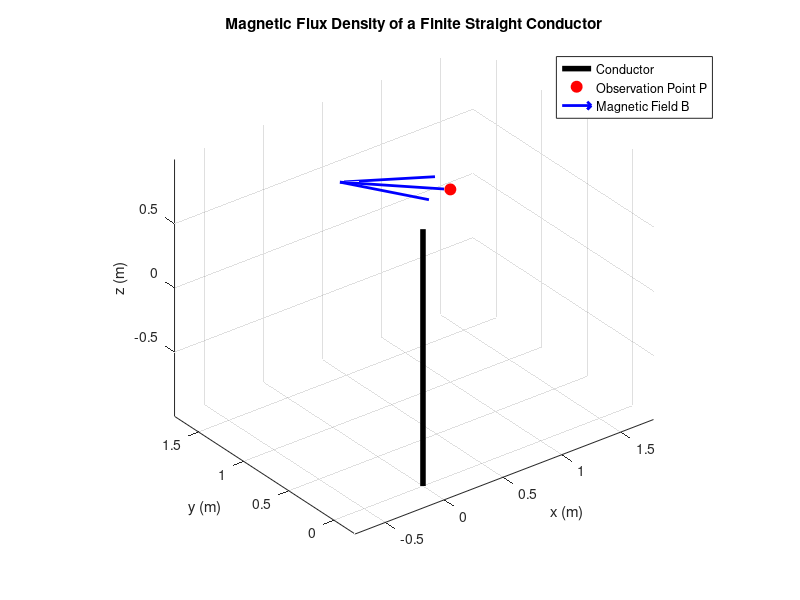

Here is the MATLAB script that generated this plot:
%% Magnetic flux density of a finite straight conductor
clear; clc; close all;

% ---------------- Parameters ----------------
mu0 = 4*pi*1e-7;       % Permeability of free space (H/m)

I = 10;                % Current (A)
l = 2;                 % Conductor length (m)

% Position of conductor center A = (Ax, Ay, Az)
Ax = 0;
Ay = 0;
Az = 0;

% Observation point P = (Px, Py, Pz)
Px = 1;
Py = 1;
Pz = 0.5;

% ---------------- Numerical integration ----------------
N = 1000;                         % Number of current elements
z1 = Az - l/2;
z2 = Az + l/2;

z = linspace(z1,z2,N);
dz = z(2)-z(1);

% Current element positions
rx = Ax * ones(1,N);
ry = Ay * ones(1,N);
rz = z;

% Vector from current element to observation point P
Rx = Px - rx;
Ry = Py - ry;
Rz = Pz - rz;

R = sqrt(Rx.^2 + Ry.^2 + Rz.^2);

% dl = dz * z_hat
% dl x R = dz * (z_hat x R)
% z_hat x [Rx,Ry,Rz] = [-Ry,Rx,0]

dBx = (mu0*I/(4*pi)) .* (-Ry) ./ R.^3 * dz;
dBy = (mu0*I/(4*pi)) .* ( Rx) ./ R.^3 * dz;
dBz = zeros(size(dBx));

% Total magnetic flux density
Bx = sum(dBx);
By = sum(dBy);
Bz = sum(dBz);

B = [Bx By Bz];
Bmag = norm(B);

fprintf('Magnetic flux density at P:\n');
fprintf('Bx = %.6e T\n', Bx);
fprintf('By = %.6e T\n', By);
fprintf('Bz = %.6e T\n', Bz);
fprintf('|B| = %.6e T\n', Bmag);

%% ---------------- 3D visualization ----------------
figure;
hold on;
grid on;
axis equal;

% Plot conductor
plot3([Ax Ax], [Ay Ay], [z1 z2], ...
      'k-', 'LineWidth', 4);

% Plot point P
plot3(Px, Py, Pz, 'ro', ...
      'MarkerSize', 8, 'MarkerFaceColor', 'r');

% Plot magnetic field vector at P
scale = 1e6;   % Scaling for visualization
quiver3(Px, Py, Pz, ...
        scale*Bx, scale*By, scale*Bz, ...
        0, 'b', 'LineWidth', 2, 'MaxHeadSize', 0.5);

xlabel('x (m)');
ylabel('y (m)');
zlabel('z (m)');

title('Magnetic Flux Density of a Finite Straight Conductor');

legend('Conductor', 'Observation Point P', 'Magnetic Field B', ...
       'Location', 'best');

view(3);
